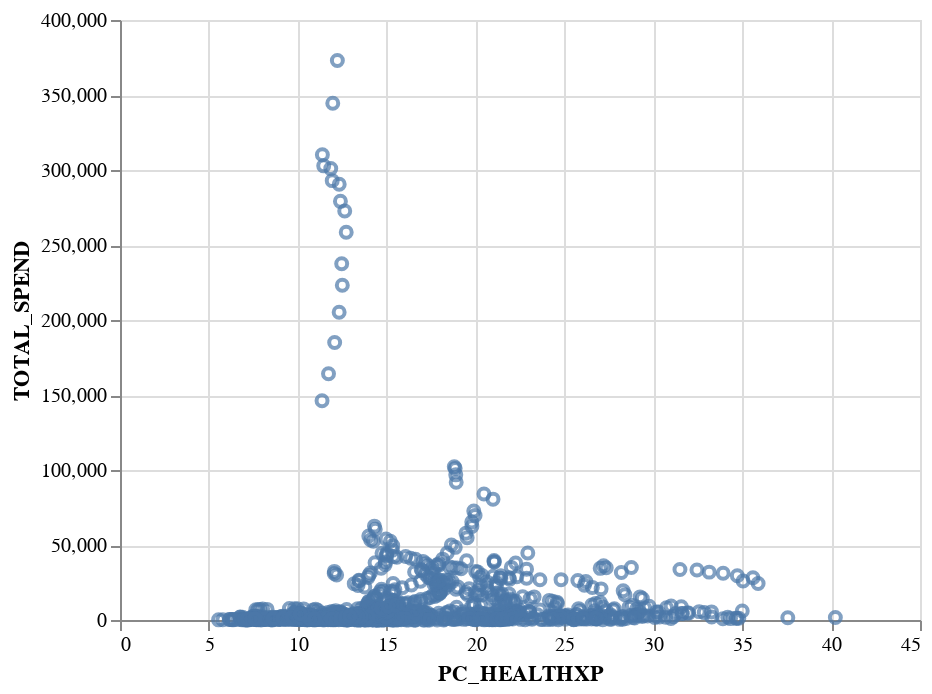

Write notebook code for a chart like this one.
### Markdown cell above
Now we will load the chart and visualise it, because it is a good thing to do!

### Code cell
altair.Chart(csvfile).mark_point().encode(
    x='PC_HEALTHXP',
    y='TOTAL_SPEND'
)

### Figure 1 — Vega-Lite specification as saved in the notebook (floating-point values rounded to 4 significant figures; data arrays with more than 128 entries replaced by an {"elided": "..."} marker saying what was removed)
{"$schema": "https://vega.github.io/schema/vega-lite/v2.3.0.json", "config": {"view": {"height": 300, "width": 400}}, "data": {"values": {"elided": "1036 records"}}, "encoding": {"x": {"field": "PC_HEALTHXP", "type": "quantitative"}, "y": {"field": "TOTAL_SPEND", "type": "quantitative"}}, "mark": "point"}
